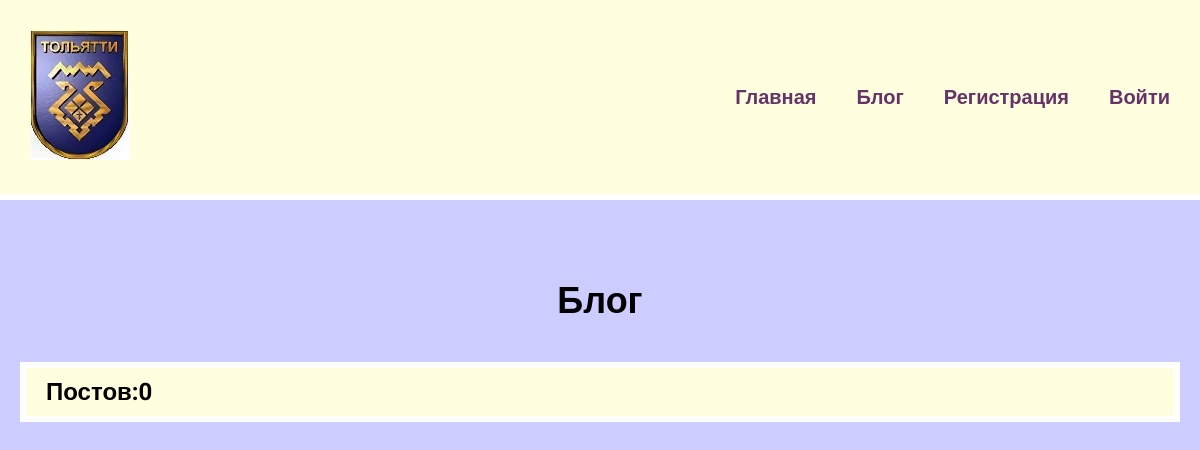
The page /blog/ on the database as committed earlier.
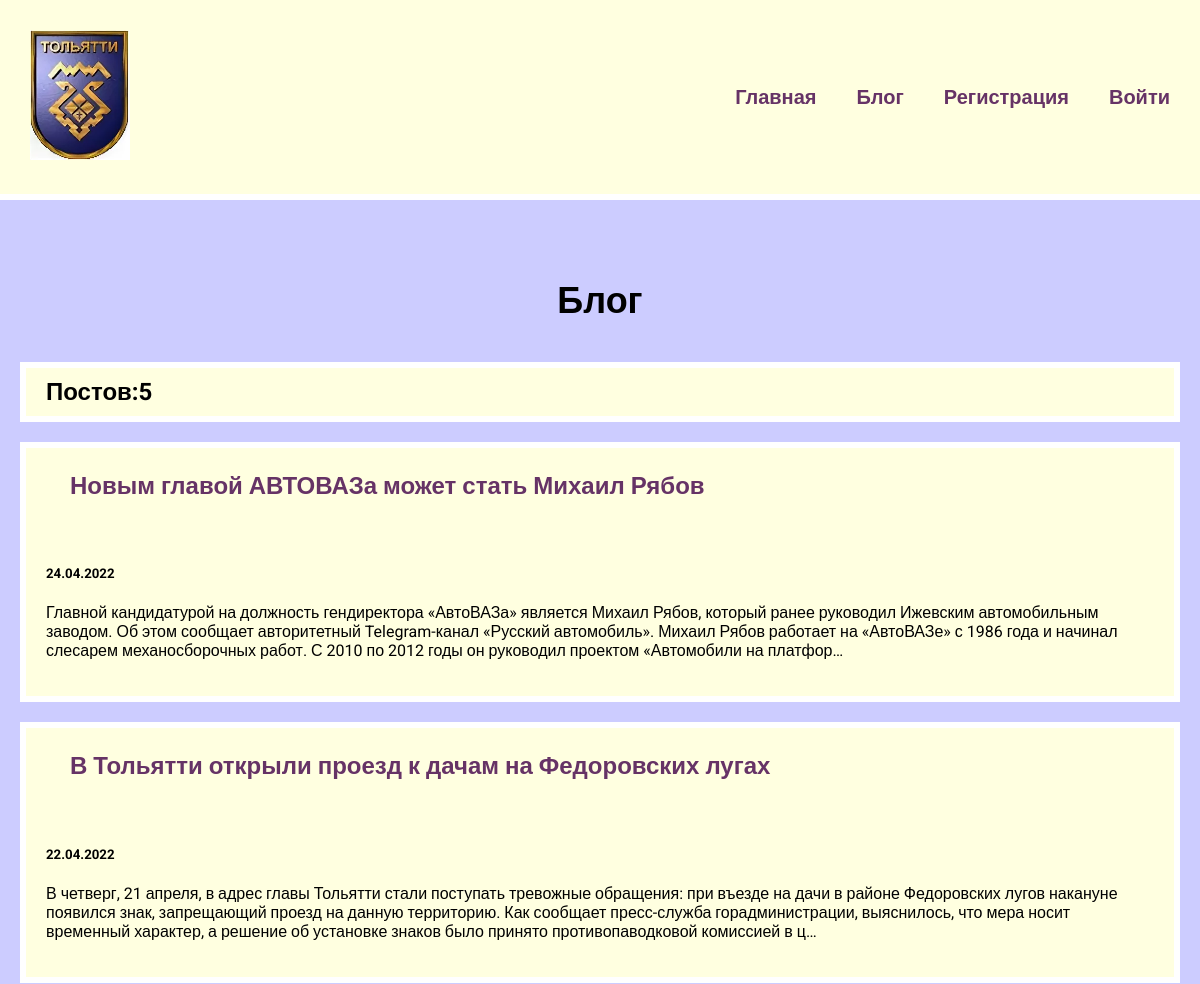
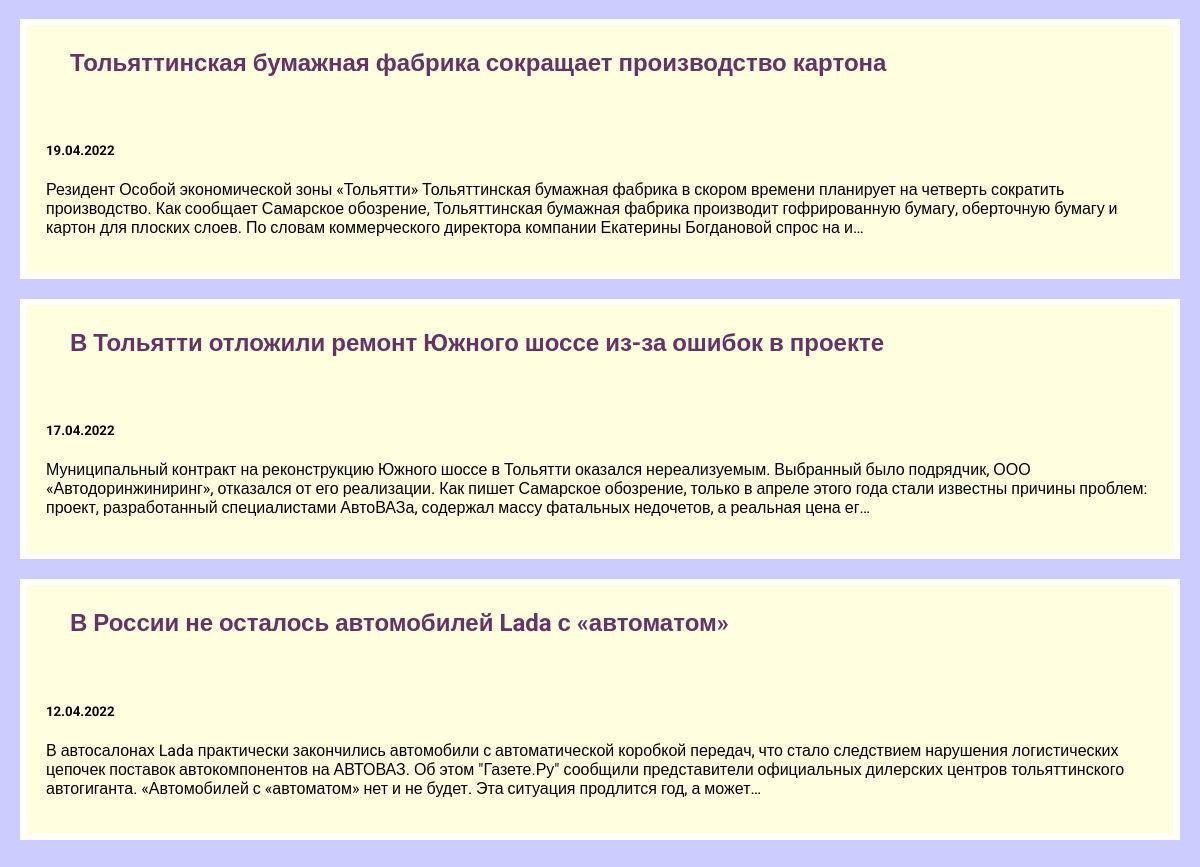
The same page on the database as committed later (2 pictures, top to bottom).
### blog/models.py (models this page shows, shortened)
class Blog(models.Model):
    title = models.CharField(max_length=200)
    description = models.TextField()
    date = models.DateField()

### blog/views.py (the view)
# urls.py: path('', views.blogs, name='blogs'),
def blogs(request):
    blogs = Blog.objects.order_by('-date')
    return render(request, 'blog/blogs.html', {'blogs': blogs})

### blog/templates/blog/blogs.html
{% extends 'parts/base.html'%}
{% block content%}
<h1>Блог</h1>
<h2 class="count">Постов:{{ blogs.count }}</h2>
{% for blog in blogs %}
    <div class="element">
        <h2 class="top"><a href="{% url 'blog:detail' blog.id %}">{{ blog.title}}</a></h2>
        <div class="blog_text">
            <h5>{{ blog.date|date:'d.m.Y' }}</h5>
            <p>{{ blog.description|truncatechars:360|striptags }}</p>
        </div>
    </div>
{% endfor %}
{% endblock %}

### parts/templates/parts/base.html (shortened to what this page needs)
<!DOCTYPE html>
{% load static %}
<html lang="en">
<head>
    <link rel="stylesheet" href="{% static 'css/style.css' %}">
</head>
<body>
{% if user.is_authenticated %}
<div class="menu">
    <div class="wrap">
        <div class="logo">
            <a href="{% url 'index' %}"><img src="{% static 'parts/logo.png' %}"></a>
        </div>
        <ul>
            <li class="user">Пользователь: {{ user.username }}</li>
            <li><a href="{% url 'index' %}">Главная</a></li>
            <li><a href="{% url 'blog:blogs' %}">Блог</a></li>
            <li><form action="{% url 'todo:logoutuser' %}" method="POST">
                    {% csrf_token %}
                    <button class="top">Выйти</button>
            </form>
            </li>
        </ul>
    </div>
</div>
{% else %}
<div class="menu">
    <div class="wrap">
        <div class="logo">
            <a href="{% url 'index' %}"><img src="{% static 'parts/logo.png' %}"></a>
        </div>
        <ul>
            <li><a href="{% url 'index' %}">Главная</a></li>
            <li><a href="{% url 'blog:blogs' %}">Блог</a></li>
            <li><a href="{% url 'todo:signupuser' %}">Регистрация</a></li>
            <li><a href="{% url 'todo:loginuser' %}">Войти</a></li>
        </ul>
    </div>
</div>
{% endif %}
  <div class="content">
    <div class="wrap">
      {% block content%}
      {% endblock %}
    </div>
  </div>
</body>
</html>

### parts/static/css/style.css (style rules this page uses)
body { background:#CCCCFF; font-family: 'Roboto', sans-serif; padding: 0; margin: 0; }
.wrap { max-width: 1200px; margin: 0 auto; padding: 20px; box-sizing: border-box; }
.element, .count { background: lightyellow; border: 6px solid white; margin: 20px 0; }
.content h1 { text-align: center; margin: 60px 0 40px; font-size: 36px; }
.top { background: #663366; margin: 0; }
.top a { color:#663366; text-decoration: none; padding: 20px; display:block; }
.blog_text { padding: 20px; box-sizing: border-box; }
.count { padding: 10px 20px; box-sizing: border-box; }
.menu { background: lightyellow; padding: 10px; border-bottom: 6px solid white; }
.menu .wrap { display: flex; justify-content: space-between; flex-wrap: wrap; align-items: center; }
.menu a { color: #663366; font-weight: bold; text-decoration: none; }
.menu ul { list-style: none; display: flex; font-size: 20px; }
.menu li { margin-left: 40px; }
.top { padding: 4px 24px; margin-top: 0; background: transparent; border: none; color: #663366; }

Rows that differ between the two databases and show on the page:
added Blog: title "Новым главой АВТОВАЗа может стать Михаил Рябов", date "24.04.2022", description "Главной кандидатурой на должность гендиректора «АвтоВАЗа» является Михаил Рябов, который ранее руководил Ижевским автомобильным заводом. Об этом сообщает авторитетный Telegram-канал «Русский автомобиль». Михаил Рябов работает на «АвтоВАЗе» с 1986 года и начинал слесарем механосборочных работ. С 2010 по 2012 годы он руководил проектом «Автомобили на платфор…"
added Blog: title "В Тольятти открыли проезд к дачам на Федоровских лугах", date "22.04.2022", description "В четверг, 21 апреля, в адрес главы Тольятти стали поступать тревожные обращения: при въезде на дачи в районе Федоровских лугов накануне появился знак, запрещающий проезд на данную территорию. Как сообщает пресс-служба горадминистрации, выяснилось, что мера носит временный характер, а решение об установке знаков было принято противопаводковой комиссией в ц…"
added Blog: title "Тольяттинская бумажная фабрика сокращает производство картона", date "19.04.2022", description "Резидент Особой экономической зоны «Тольятти» Тольяттинская бумажная фабрика в скором времени планирует на четверть сократить производство. Как сообщает Самарское обозрение, Тольяттинская бумажная фабрика производит гофрированную бумагу, оберточную бумагу и картон для плоских слоев. По словам коммерческого директора компании Екатерины Богдановой спрос на и…"
added Blog: title "В Тольятти отложили ремонт Южного шоссе из-за ошибок в проекте", date "17.04.2022", description "Муниципальный контракт на реконструкцию Южного шоссе в Тольятти оказался нереализуемым. Выбранный было подрядчик, ООО «Автодоринжиниринг», отказался от его реализации. Как пишет Самарское обозрение, только в апреле этого года стали известны причины проблем: проект, разработанный специалистами АвтоВАЗа, содержал массу фатальных недочетов, а реальная цена ег…"
added Blog: title "В России не осталось автомобилей Lada с «автоматом»", date "12.04.2022", description "В автосалонах Lada практически закончились автомобили с автоматической коробкой передач, что стало следствием нарушения логистических цепочек поставок автокомпонентов на АВТОВАЗ. Об этом \"Газете.Ру\" сообщили представители официальных дилерских центров тольяттинского автогиганта. «Автомобилей с «автоматом» нет и не будет. Эта ситуация продлится год, а может…"
Other text that changed with them:
{{ blogs.count }}: "0" → "5"
